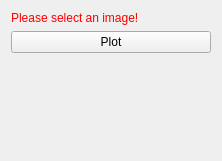
<?xml version="1.0" encoding="UTF-8"?>
<ui version="4.0">
 <class>PointSetInteractionMultispectrumControls</class>
 <widget class="QWidget" name="PointSetInteractionMultispectrumControls">
  <property name="geometry">
   <rect>
    <x>0</x>
    <y>0</y>
    <width>222</width>
    <height>161</height>
   </rect>
  </property>
  <property name="minimumSize">
   <size>
    <width>0</width>
    <height>0</height>
   </size>
  </property>
  <property name="windowTitle">
   <string>QmitkTemplate</string>
  </property>
  <layout class="QVBoxLayout" name="verticalLayout">
   <item>
    <widget class="QLabel" name="labelWarning">
     <property name="styleSheet">
      <string notr="true">QLabel { color: rgb(255, 0, 0) }</string>
     </property>
     <property name="text">
      <string>Please select an image!</string>
     </property>
    </widget>
   </item>
   <item>
    <widget class="QPushButton" name="buttonPerformImageProcessing">
     <property name="toolTip">
      <string>Do image processing</string>
     </property>
     <property name="text">
      <string>Plot</string>
     </property>
    </widget>
   </item>
   <item>
    <spacer name="spacer1">
     <property name="orientation">
      <enum>Qt::Vertical</enum>
     </property>
     <property name="sizeType">
      <enum>QSizePolicy::Expanding</enum>
     </property>
     <property name="sizeHint" stdset="0">
      <size>
       <width>20</width>
       <height>220</height>
      </size>
     </property>
    </spacer>
   </item>
  </layout>
 </widget>
 <layoutdefault spacing="6" margin="11"/>
 <resources/>
 <connections/>
</ui>
